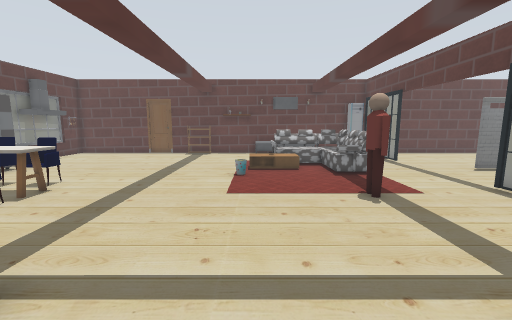
view 1 (above)

19 first-person views from a walk through a robot-simulator world made for Gazebo. The camera is 1.2 m above the floor, tilts 8° down and sees 90° across. The floor is counted in squares, 0.5 m on a side. Each view is taken from the middle of a square. On the plan, view 1 faces up. The plan holds only what a view shows up to about 17 squares ahead; the rest is blank. Robots are left out. Gazebo's built-in surfaces are drawn with simple patterns. Simple shapes stand in for some stock models. Some surface patterns are stand-ins.

view 2
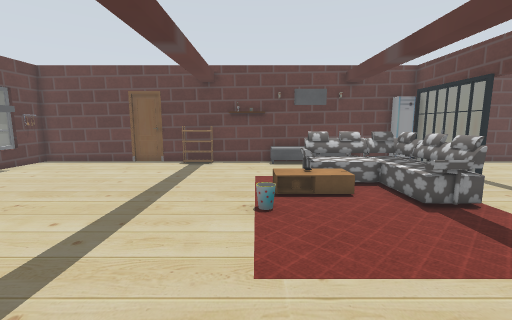

view 3
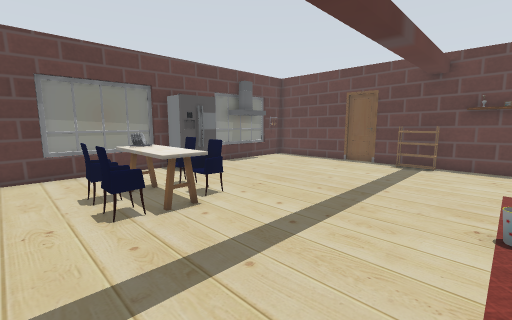

view 4
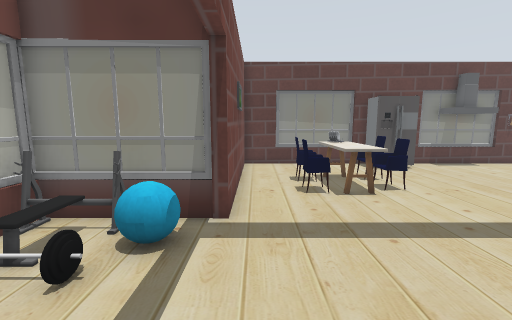

view 5
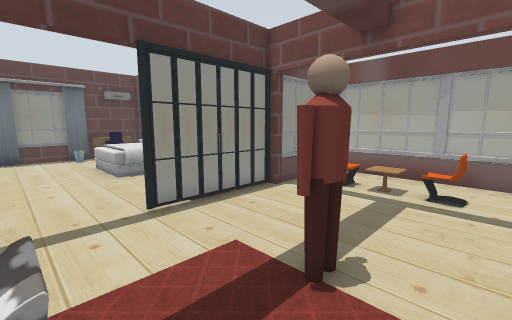

view 6
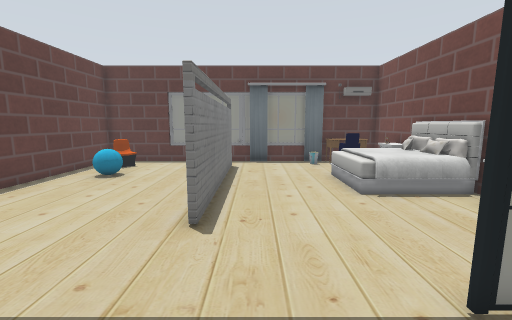

view 7
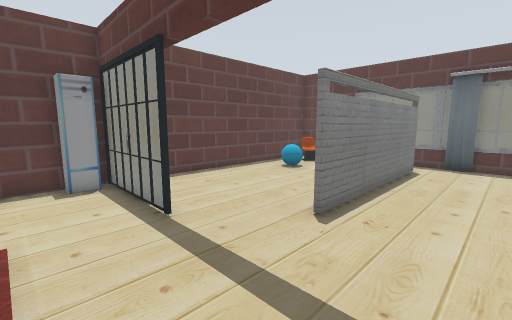

view 8
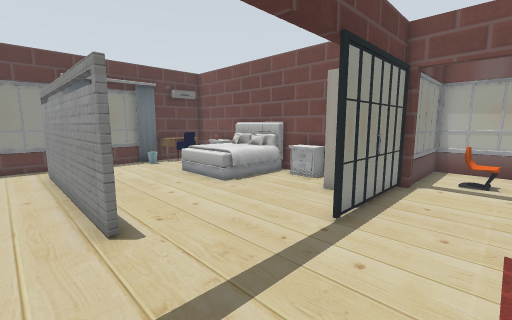

view 9
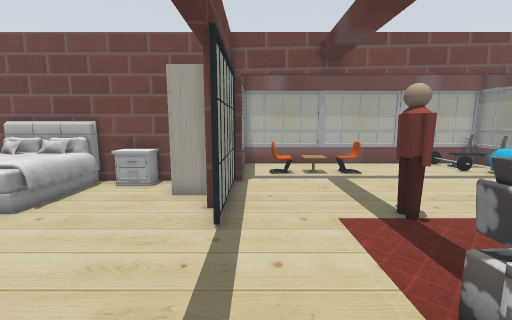

view 10
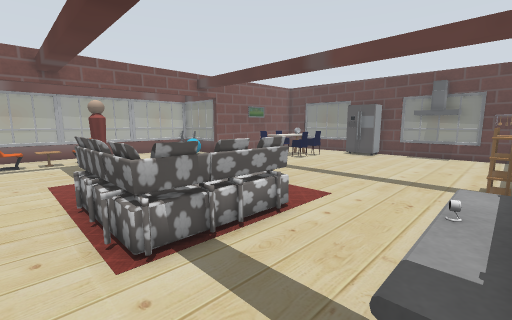

view 11
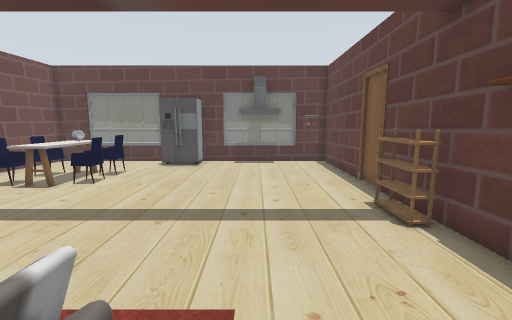

view 12
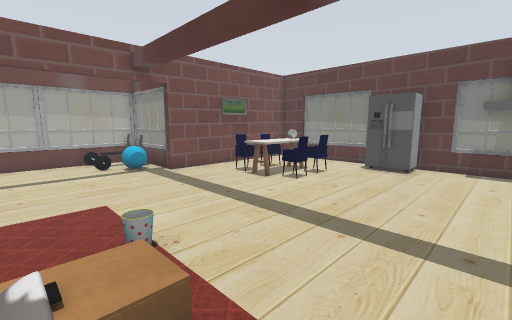

view 13
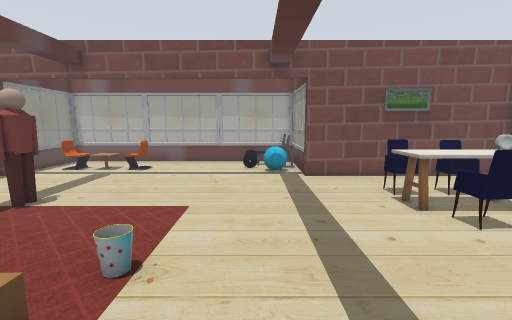

view 14
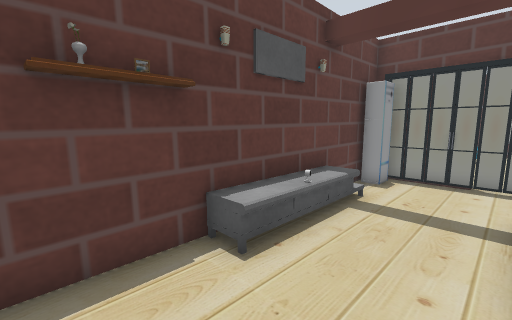

view 15
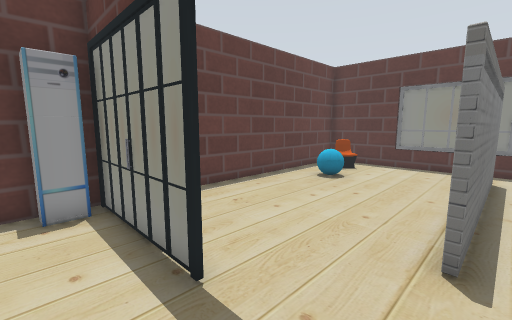

view 16
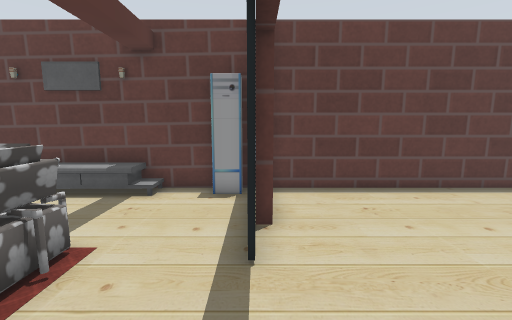

view 17
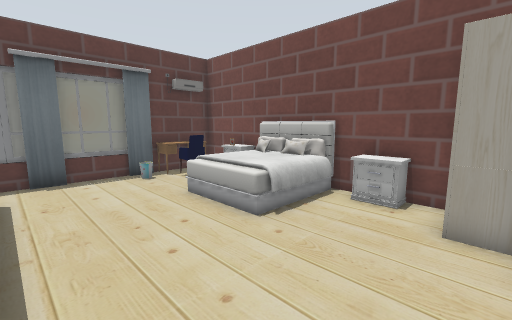

view 18
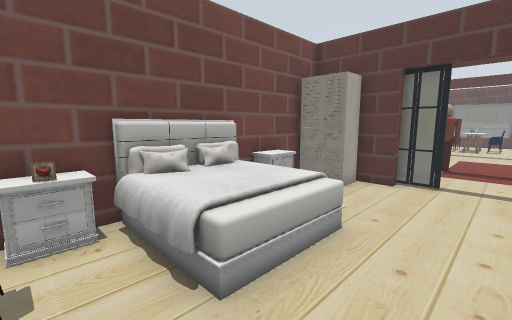

view 19
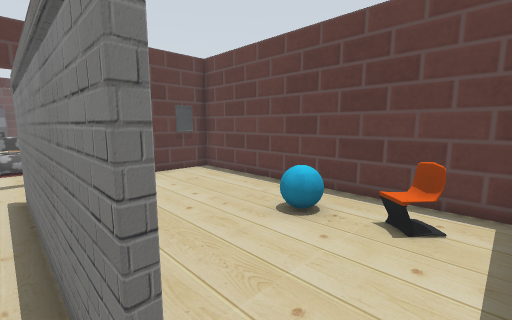

### Floor plan
Points are (right, up) in squares from view 1. A wall is a line through its corners. A room is listed if a view was taken in it or the views show most of it. See-through windows are left out.
Room 1 (views 1, 2, 3, 4, 5, 6, 7, 8, 9, 10, 11, 12, 13, 14, 15, 16, 17, 18, 19)
walls: (8.9, 7.9) (9.4, 7.9) (9.4, 6.4); (11.8, 13.6) (20.6, 13.6); (9.5, 17.9) (9, 17.9); (9, 20.1) (9, 21.5) (-6.5, 21.5); (8.6, 3.5) (8.6, 4.4); (10.4, 4.3) (22.6, 4.3) (22.6, 7.7); (-9, 21.5) (-14.6, 21.5) (-14.6, 20.4); (20.6, 13.4) (11.8, 13.4); (-14.6, 11.8) (-14.6, 4.3) (-5.3, 4.3) (-5.3, 2.5); (22.6, 17.4) (22.6, 21.5) (9.4, 21.5) (9.4, 18.4); (-14.6, 17.5) (-14.6, 13.5)
low walls: (3.4, -0.5) (8.7, -0.5); (-5.4, -0.5) (-0.4, -0.5); (22.6, 12.4) (22.6, 13.6)
objects: window (-15, 10); window (-15, 18) to (-15, 19); other object (-15, 20); fridge (-14, 12) to (-13, 13); other object (-14, 16) to (-14, 18); kitchen table (-11, 8) to (-11, 9); chair (-10, 7); other object (-10, 8) to (-10, 9); chair (-10, 10); kitchen table (-9, 8) to (-8, 9); chair (-9, 10) to (-8, 10); chair (-8, 7) to (-8, 8); door leaf (-8, 22); window (-5, 0) to (-5, 2); other object (-5, 21) to (-4, 21); other object (-4, 1); other object (-4, 2) to (-4, 3); window (-3, -1); other object (-3, 0) to (-3, 2); other object (-2, 21); other object (-1, 12); other object (-1, 21); window (0, -1) to (3, -1); other object (0, 14) to (2, 15); TV cabinet (0, 20) to (2, 21); sofa (1, 12) to (6, 16); other object (1, 14); picture (2, 21) to (3, 21); chair (3, 2) to (4, 2); person (4, 8) to (4, 9); TV cabinet (4, 21) to (5, 21); other object (5, 2) to (5, 3); chair (6, 2) to (7, 2); window (7, -1); other object (8, 21); window (9, 0) to (9, 3); door leaf (9, 7); door leaf (9, 9); door leaf (9, 16) to (9, 17); door leaf (9, 19); wardrobe (10, 5) to (11, 6); other object (12, 5) to (13, 5); bed (15, 5) to (18, 8); other object (18, 19); other object (19, 5); other object (20, 5); chair (20, 6) to (21, 7); chair (20, 19) to (21, 20); other object (21, 5) to (22, 7); other object (21, 8) to (22, 9); curtain (22, 8); window (23, 9) to (23, 12); window (23, 14) to (23, 17)

Positions as (right, up) in squares from view 1, and headings:
1: (0, 0), facing up
2: (-1, 5), facing up
3: (-1, 5), facing up-left
4: (1, 5), facing left
5: (2, 12), facing down-right
6: (6, 12), facing right
7: (6, 10), facing up-right
8: (6, 15), facing down-right
9: (8, 15), facing down
10: (7, 21), facing down-left
11: (2, 17), facing left
12: (1, 17), facing down-left
13: (-3, 16), facing down
14: (-3, 17), facing up-right
15: (7, 13), facing up-right
16: (9, 12), facing up
17: (10, 13), facing down-right
18: (20, 11), facing down-left
19: (22, 13), facing up-left
